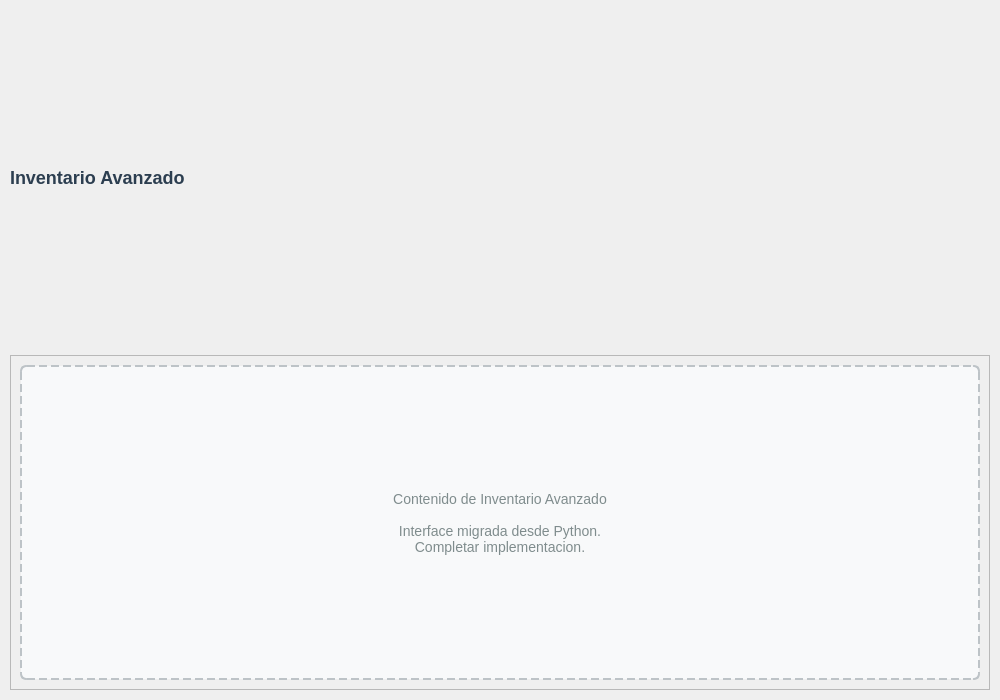
<?xml version="1.0" encoding="UTF-8"?>
<ui version="4.0">
 <class>AdvancedStockWidget</class>
 <widget class="QWidget" name="AdvancedStockWidget">
  <property name="geometry">
   <rect>
    <x>0</x>
    <y>0</y>
    <width>1000</width>
    <height>700</height>
   </rect>
  </property>
  <property name="windowTitle">
   <string>Inventario Avanzado</string>
  </property>
  <layout class="QVBoxLayout" name="mainLayout">
   <property name="spacing">
    <number>10</number>
   </property>
   <property name="leftMargin">
    <number>10</number>
   </property>
   <property name="topMargin">
    <number>10</number>
   </property>
   <property name="rightMargin">
    <number>10</number>
   </property>
   <property name="bottomMargin">
    <number>10</number>
   </property>
   
   <item>
    <widget class="QLabel" name="lblTitle">
     <property name="text">
      <string>Inventario Avanzado</string>
     </property>
     <property name="styleSheet">
      <string>font-size: 18px; font-weight: bold; color: #2c3e50;</string>
     </property>
    </widget>
   </item>
   
   <item>
    <widget class="QFrame" name="frameContent">
     <property name="frameShape">
      <enum>QFrame::StyledPanel</enum>
     </property>
     <property name="frameShadow">
      <enum>QFrame::Raised</enum>
     </property>
     <layout class="QVBoxLayout" name="contentLayout">
      <item>
       <widget class="QLabel" name="lblPlaceholder">
        <property name="text">
         <string>Contenido de Inventario Avanzado

Interface migrada desde Python.
Completar implementacion.</string>
        </property>
        <property name="alignment">
         <set>Qt::AlignCenter</set>
        </property>
        <property name="styleSheet">
         <string>
          QLabel {
           color: #7f8c8d;
           font-size: 14px;
           border: 2px dashed #bdc3c7;
           border-radius: 6px;
           background-color: #f8f9fa;
           padding: 20px;
          }
         </string>
        </property>
       </widget>
      </item>
     </layout>
    </widget>
   </item>
  </layout>
 </widget>
 
 <resources/>
 <connections/>
</ui>
